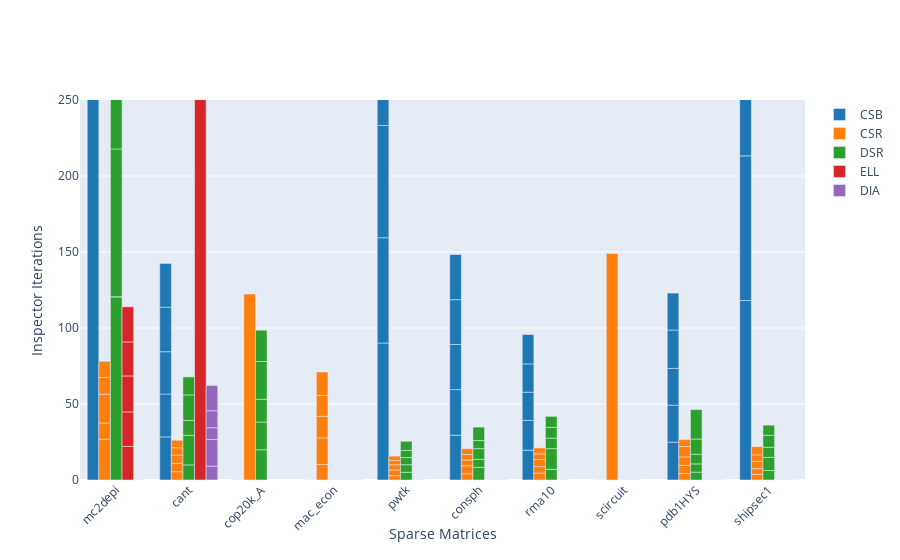

The notebook cell saved with this chart:
### Code cell
import pandas as pd
import plotly.offline as py
import plotly.graph_objs as go

%matplotlib inline

py.init_notebook_mode(connected=True)

df = pd.read_csv('/home/edavis/Work/VarDevEddie/scripts/data/sparse-matrix-filter.csv')

formats = df['dstfmt'].unique()
nproc = 4
sub = df.loc[df['nproc'] == nproc]
colors = ['rgb(31, 119, 180)', 'rgb(255, 127, 14)',
        'rgb(44, 160, 44)', 'rgb(214, 39, 40)',
        'rgb(148, 103, 189)', 'rgb(140, 86, 75)',
        'rgb(227, 119, 194)', 'rgb(127, 127, 127)',
        'rgb(188, 189, 34)', 'rgb(23, 190, 207)']

font = {'name': 'Arial', 'color': 'black', 'size': 24}
xcol = 'mtx'
ycol = 'inspiters' #'speedup'
xtitle = 'Sparse Matrices'
ytitle = 'Inspector Iterations' #'Speedup vs. COO'

data = []
for j in range(len(formats)):
    fmt = formats[j]
    ser = sub.loc[sub['dstfmt'] == fmt]

    # Create a trace
    trace = go.Bar(
        x=ser[xcol],
        y=ser[ycol],
        name=fmt,
        marker=dict(
            color=colors[j]
        ),
    )

    data.append(trace)

layout = go.Layout(
    xaxis=dict(tickangle=-45,
               title=xtitle),
    yaxis=dict(range=[0,250],
               title=ytitle),
    titlefont=dict(family=font['name'],
                   size=font['size'])
)

fig = go.Figure(data=data, layout=layout)
py.iplot(fig, filename='spmv_execs')

### Figure 1 — Plotly figure (JSON) as saved in the notebook; plotly's stock layout.template omitted (floating-point values rounded to 4 significant figures)
{"data": [{"marker": {"color": "rgb(31, 119, 180)"}, "name": "CSB", "type": "bar", "x": ["mc2depi", "mc2depi", "mc2depi", "mc2depi", "mc2depi", "cant", "cant", "cant", "cant", "cant", "cop20k_A", "cop20k_A", "cop20k_A", "cop20k_A", "cop20k_A", "mac_econ", "mac_econ", "mac_econ", "mac_econ", "mac_econ", "pwtk", "pwtk", "pwtk", "pwtk", "pwtk", "consph", "consph", "consph", "consph", "consph", "rma10", "rma10", "rma10", "rma10", "rma10", "scircuit", "scircuit", "scircuit", "scircuit", "scircuit", "pdb1HYS", "pdb1HYS", "pdb1HYS", "pdb1HYS", "pdb1HYS", "shipsec1", "shipsec1", "shipsec1", "shipsec1", "shipsec1"], "y": [432.9, 1032.0, 1389.0, 889.3, 1040.0, 28.37, 28.21, 27.81, 29.29, 28.79, 0, 0, 0, 0, 0, 0, 0, 0, 0, 0, 90.13, 69.24, 73.85, 40.79, 36.47, 29.47, 30.02, 29.65, 29.51, 29.69, 19.61, 19.61, 18.55, 18.6, 19.32, 0, 0, 0, 0, 0, 24.94, 24.29, 24.22, 25.22, 24.29, 118.1, 95.2, 119.1, 104.7, 101.9]}, {"marker": {"color": "rgb(255, 127, 14)"}, "name": "CSR", "type": "bar", "x": ["mc2depi", "mc2depi", "mc2depi", "mc2depi", "mc2depi", "cant", "cant", "cant", "cant", "cant", "cop20k_A", "cop20k_A", "cop20k_A", "cop20k_A", "cop20k_A", "mac_econ", "mac_econ", "mac_econ", "mac_econ", "mac_econ", "pwtk", "pwtk", "pwtk", "pwtk", "pwtk", "consph", "consph", "consph", "consph", "consph", "rma10", "rma10", "rma10", "rma10", "rma10", "scircuit", "scircuit", "scircuit", "scircuit", "scircuit", "pdb1HYS", "pdb1HYS", "pdb1HYS", "pdb1HYS", "pdb1HYS", "shipsec1", "shipsec1", "shipsec1", "shipsec1", "shipsec1"], "y": [26.9, 10.63, 18.89, 11.01, 10.66, 5.488, 5.483, 5.444, 4.777, 4.924, 0, 122.6, 0, 0, 0, 10.18, 17.55, 14.2, 13.69, 15.44, 2.884, 3.735, 3.415, 2.819, 2.804, 4.046, 5.333, 3.746, 3.643, 3.791, 4.574, 4.25, 4.65, 3.73, 3.88, 0, 149.4, 0, 0, 0, 4.303, 5.349, 5.523, 6.822, 4.604, 3.749, 3.713, 4.836, 4.224, 5.427]}, {"marker": {"color": "rgb(44, 160, 44)"}, "name": "DSR", "type": "bar", "x": ["mc2depi", "mc2depi", "mc2depi", "mc2depi", "mc2depi", "cant", "cant", "cant", "cant", "cant", "cop20k_A", "cop20k_A", "cop20k_A", "cop20k_A", "cop20k_A", "mac_econ", "mac_econ", "mac_econ", "mac_econ", "mac_econ", "pwtk", "pwtk", "pwtk", "pwtk", "pwtk", "consph", "consph", "consph", "consph", "consph", "rma10", "rma10", "rma10", "rma10", "rma10", "scircuit", "scircuit", "scircuit", "scircuit", "scircuit", "pdb1HYS", "pdb1HYS", "pdb1HYS", "pdb1HYS", "pdb1HYS", "shipsec1", "shipsec1", "shipsec1", "shipsec1", "shipsec1"], "y": [120.6, 0, 0, 97.18, 147.3, 9.925, 19.42, 9.831, 16.8, 11.85, 19.92, 18.24, 14.95, 24.87, 20.57, 0, 0, 0, 0, 0, 5.077, 4.978, 4.709, 4.685, 6.016, 8.275, 5.291, 7.07, 5.324, 8.82, 7.044, 13.58, 6.959, 7.047, 7.23, 0, 0, 0, 0, 0, 5.16, 5.421, 6.352, 10.03, 19.35, 6.286, 8.627, 6.644, 7.862, 6.665]}, {"marker": {"color": "rgb(214, 39, 40)"}, "name": "ELL", "type": "bar", "x": ["mc2depi", "mc2depi", "mc2depi", "mc2depi", "mc2depi", "cant", "cant", "cant", "cant", "cant", "mac_econ", "mac_econ", "mac_econ", "mac_econ", "mac_econ", "pwtk", "pwtk", "pwtk", "pwtk", "pwtk", "consph", "consph", "consph", "consph", "consph", "rma10", "rma10", "rma10", "rma10", "rma10", "scircuit", "scircuit", "scircuit", "scircuit", "scircuit", "pdb1HYS", "pdb1HYS", "pdb1HYS", "pdb1HYS", "pdb1HYS", "shipsec1", "shipsec1", "shipsec1", "shipsec1", "shipsec1"], "y": [22.09, 22.69, 23.68, 22.37, 23.13, 552.9, 82.83, 0, 349.7, 0, 0, 0, 0, 0, 0, 0, 0, 0, 0, 0, 0, 0, 0, 0, 0, 0, 0, 0, 0, 0, 0, 0, 0, 0, 0, 0, 0, 0, 0, 0, 0, 0, 0, 0, 0]}, {"marker": {"color": "rgb(148, 103, 189)"}, "name": "DIA", "type": "bar", "x": ["mc2depi", "mc2depi", "mc2depi", "mc2depi", "mc2depi", "cant", "cant", "cant", "cant", "cant", "mac_econ", "mac_econ", "mac_econ", "mac_econ", "mac_econ", "consph", "consph", "consph", "consph", "consph", "pdb1HYS", "pdb1HYS", "pdb1HYS", "pdb1HYS", "pdb1HYS", "shipsec1", "shipsec1", "shipsec1", "shipsec1", "shipsec1"], "y": [0, 0, 0, 0, 0, 9.137, 17.53, 7.731, 11.18, 16.6, 0, 0, 0, 0, 0, 0, 0, 0, 0, 0, 0, 0, 0, 0, 0, 0, 0, 0, 0, 0]}], "layout": {"title": {"font": {"family": "Arial", "size": 24}}, "xaxis": {"tickangle": -45, "title": {"text": "Sparse Matrices"}}, "yaxis": {"range": [0, 250], "title": {"text": "Inspector Iterations"}}}}
